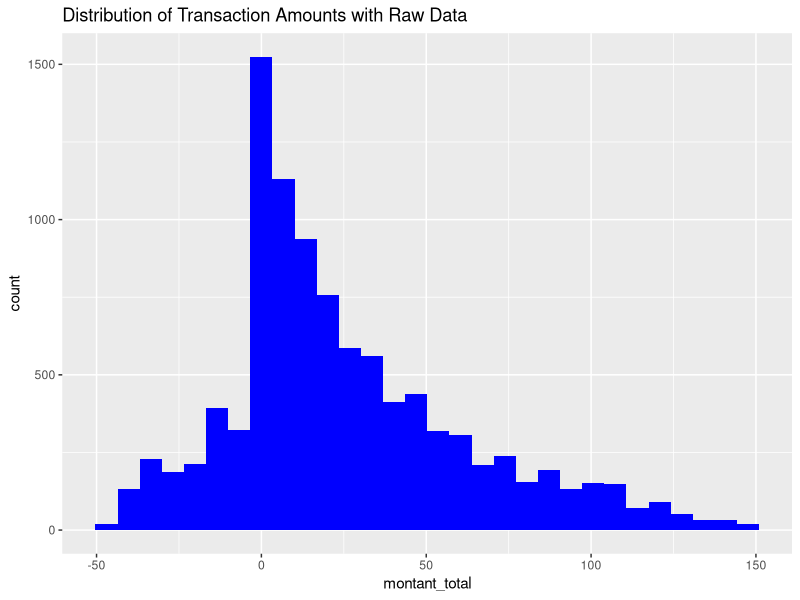

Write R code to recreate this figure.
# generate_data.R

# Load necessary libraries
library(dplyr)
library(lubridate)
library(ggplot2)
library(tidyr)
library(stringi)

# Define parameters
total_clients <- 2000
total_transactions <- 10000
total_produits <- 50
total_regions <- c("Urban - High Density", "Urban - Medium Density", "Rural")

set.seed(123)

# List of realistic fruit names
noms_fruits <- c("Apple", "Banana", "Orange", "Strawberry", "Mango", "Pear", "Grape", "Kiwi", "Cherry", "Watermelon",
                 "Melon", "Pineapple", "Lemon", "Raspberry", "Blueberry", "Peach", "Plum", "Pomegranate", "Lychee", "Apricot",
                 "Tomato", "Cucumber", "Carrot", "Beetroot", "Avocado", "Bell Pepper", "Onion", "Garlic", "Ginger", "Radish",
                 "Zucchini", "Sweet Potato", "Cabbage", "Spinach", "Lettuce", "Green Bean", "Pea", "Broccoli", "Turnip", "Fennel",
                 "Celery", "Cauliflower", "Corn", "Endive", "Asparagus", "Fig", "Walnut", "Almond", "Hazelnut", "Chestnut")

# Create directory if it doesn't exist
raw_data_dir <- "data-mining-service/data/raw"
if (!dir.exists(raw_data_dir)) {
  dir.create(raw_data_dir, recursive = TRUE)
}

# Generate clients with inconsistencies
clients <- data.frame(
  client_id = 1:total_clients,
  age = sample(c(5, 120, 18:80), total_clients, replace = TRUE),
  region = sample(c(total_regions, "Unknown", ""), total_clients, replace = TRUE, prob = c(0.5, 0.3, 0.15, 0.03, 0.02)),
  prefere_produit_local = sample(c(TRUE, FALSE, NA), total_clients, replace = TRUE, prob = c(0.55, 0.4, 0.05))
)

# Generate products with anomalies
produits <- data.frame(
  produit_id = 1:total_produits,
  nom = sample(noms_fruits, total_produits, replace = TRUE),
  saison = sample(c("Summer", "Winter", "All Seasons", "Unknown"), total_produits, replace = TRUE),
  local = sample(c(TRUE, FALSE, NA), total_produits, replace = TRUE, prob = c(0.7, 0.25, 0.05)),
  prix_unitaire = round(runif(total_produits, -5, 15), 2)
)

# Generate transactions with errors
transactions <- data.frame(
  transaction_id = 1:total_transactions,
  client_id = sample(c(clients$client_id, 9999), total_transactions, replace = TRUE),
  produit_id = sample(produits$produit_id, total_transactions, replace = TRUE),
  quantite = sample(c(1:10, -3, 0), total_transactions, replace = TRUE),
  date_achat = sample(c(seq(as.Date('2023-01-01'), as.Date('2024-01-01'), by="day"), NA), total_transactions, replace = TRUE),
  paiement_valide = sample(c(TRUE, FALSE, NA), total_transactions, replace = TRUE, prob = c(0.94, 0.05, 0.01)),
  temps_livraison_jours = sample(c(1:7, -2, 50), total_transactions, replace = TRUE)
)

# Join with products to get the total amount
transactions <- transactions %>%
  left_join(produits, by = "produit_id") %>%
  mutate(montant_total = quantite * prix_unitaire)

# Add client information to transactions
transactions <- transactions %>%
  left_join(clients, by = "client_id")

# Export CSV files with debug statements
write.csv(clients, file.path(raw_data_dir, "clients.csv"), row.names = FALSE)
write.csv(produits, file.path(raw_data_dir, "produits.csv"), row.names = FALSE)
write.csv(transactions, file.path(raw_data_dir, "transactions.csv"), row.names = FALSE)

# Print debug statements
print(file.exists(file.path(raw_data_dir, "clients.csv")))
print(file.exists(file.path(raw_data_dir, "produits.csv")))
print(file.exists(file.path(raw_data_dir, "transactions.csv")))

# Visualization of transaction distribution
ggplot(transactions, aes(x = montant_total)) +
  geom_histogram(fill = "blue", bins = 30) +
  ggtitle("Distribution of Transaction Amounts with Raw Data")
